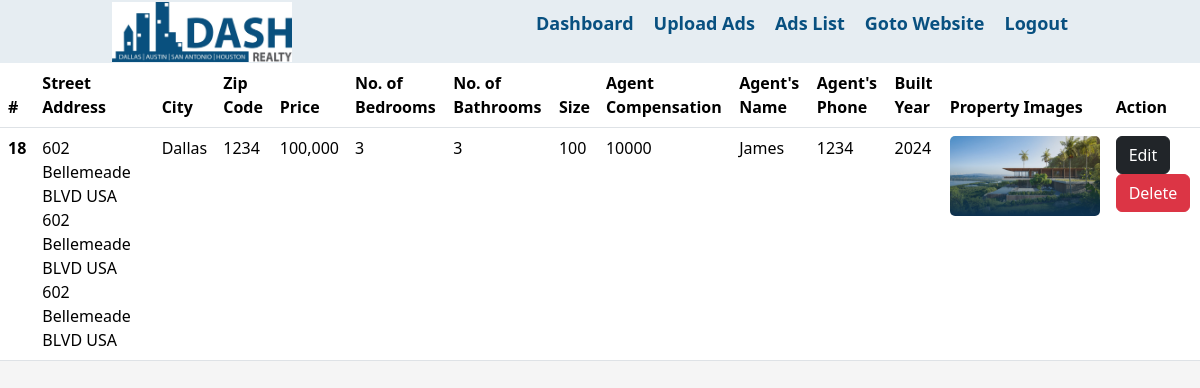
/productlist.php (signed in), run on the app's committed database.
### tables this page shows
CREATE TABLE `ads` (
  `ad_id` int(11) NOT NULL,
  `ad_address` varchar(255) NOT NULL,
  `ad_price` varchar(255) NOT NULL,
  `ad_size` varchar(255) NOT NULL,
  `ad_year` varchar(255) NOT NULL,
  `ad_commission` varchar(255) NOT NULL,
  `ad_img` varchar(255) NOT NULL,
  `ad_city` varchar(255) NOT NULL,
  `ad_zipcode` int(11) NOT NULL,
  `ad_bedroom` varchar(255) NOT NULL,
  `ad_bathroom` varchar(255) NOT NULL,
  `ad_agent_name` varchar(255) NOT NULL,
  `ad_agent_phone` varchar(255) NOT NULL
);

### productlist.php (the view, shortened to what this page needs)
<!DOCTYPE html>
<html lang="en">
<head>
    <link rel="stylesheet" href="dash.css">
    <link rel="stylesheet" href="https://cdn.jsdelivr.net/npm/bootstrap@5.3.2/dist/css/bootstrap.min.css">
</head>
<body style="background-color: whitesmoke;" >
    <nav>
        <div id="logo-pic">
            <img src="lmages/dash-logo.jpg" alt="threads" width="180" height="60">
        </div>
        <div>
            <ul id="nav-links">
                <li><a href="dashboard.php">Dashboard</a></li>
                <li><a href="products-upload.php">Upload Ads</a></li>
                <li><a href="productlist.php">Ads List</a></li>
                <li><a href="products.php">Goto Website</a></li>
                <li><a href="logout.php">Logout</a></li>
            </ul>
        </div>
    </nav>
<div class="w-100 auto my-8">
    <?php
    include('conn.php');
    $sql = "SELECT * FROM ads";
    $result = mysqli_query($conn, $sql);
    $row = mysqli_num_rows($result);
    if($row > 0){
        ?>
        <table class="table">
            <thead>
                <tr>
                    <th scope="col">#</th>
                    <th scope="col">Street Address</th>
                    <th scope="col">City</th>
                    <th scope="col">Zip Code</th>
                    <th scope="col">Price</th>
                    <th scope="col">No. of Bedrooms</th>
                    <th scope="col">No. of Bathrooms</th>
                    <th scope="col">Size</th>
                    <th scope="col">Agent Compensation</th>
                    <th scope="col">Agent's Name</th>
                    <th scope="col">Agent's Phone</th>
                    <th scope="col">Built Year</th>
                    <th scope="col">Property Images</th>
                    <th scope="col">Action</th>
                </tr>
            </thead>
            <tbody>
                <?php
            while ($row = mysqli_fetch_assoc($result)){
                ?>
            <tr>
                <th scope="row"><?php echo $row['ad_id']?></th>
                <td><?php echo $row['ad_address']?></td>
                <td><?php echo $row['ad_city']?></td>
                <td><?php echo $row['ad_zipcode']?></td>
                <td><?php echo $row['ad_price']?></td>
                <td><?php echo $row['ad_bedroom'] ?></td>
                <td><?php echo $row['ad_bathroom']?></td>
                <td><?php echo $row['ad_size']?></td>
                <td><?php echo $row['ad_commission']?></td>
                <td><?php echo $row['ad_agent_name']?></td>
                <td><?php echo $row['ad_agent_phone'] ?></td>
                <td><?php echo $row['ad_year']?></td>
                <td><?php echo "<img style='width: 150px; height: 80px; border-radius:5px;' src='uploaded-Products/".$row['ad_img']."' >" ?></td>
                <td>
                <a href="edit.php?adid=<?php echo $row['ad_id'];?>">
                    <button type="button" class="btn btn-dark"> Edit</button>
                </a>
                <a href="delete.php?adid=<?php echo $row['ad_id'];?>">
                    <button type="button" class="btn btn-danger">Delete</button>
                </a>
                </td>
            </tr>
            <?php
            }
            ?>
            </tbody>
        </table>
        <?php
    } else{
        echo "<h3>No Record Found</h3>";
        mysqli_close($conn);
    }
    ?>
</div>
  </body>
  </html>

### dash.css (style rules this page uses)
body { margin: 0%; padding: 0%; font-family: "Poppins", sans-serif; }
nav { display: flex; background-color: #e6edf2; justify-content: space-around; }
#nav-links { display: flex; list-style: none; padding: 10px; }
#nav-links a { text-decoration: none; color: #085080; margin: 10px; transition: all; transition-duration: 500ms; font-size: 18px; font-weight: 600; }
#logo-pic { display: flex; justify-content: center; align-items: center; }

### data on the page
ads: ad_id "18", ad_address "602 Bellemeade BLVD USA 602 Bellemeade BLVD USA 602 Bellemeade BLVD USA", ad_city "Dallas", ad_zipcode "1234", ad_price "100,000", ad_bedroom "3", ad_bathroom "3", ad_size "100", ad_commission "10000", ad_agent_name "James", ad_agent_phone "1234", ad_year "2024", ad_img (picture)
